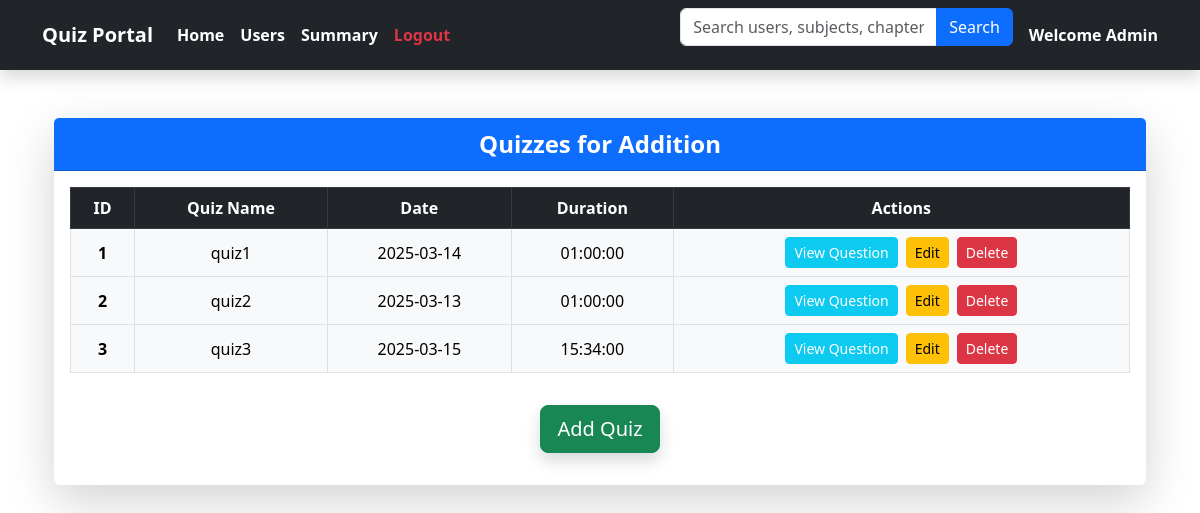
Screenshot of /chapter/1/quizzes with the database file from the repository.
### backend/models.py (models this page shows)
class Chapter(db.Model):
    __tablename__ = 'chapter'
    id = db.Column(db.Integer, primary_key=True)
    name = db.Column(db.String, nullable=False)
    description = db.Column(db.String, nullable=False)
    subject_id = db.Column(db.Integer, db.ForeignKey('subjects.id', ondelete='CASCADE'), nullable=False)
    quizzes = db.relationship('Quiz', backref='chapter',lazy=True, cascade='all, delete-orphan')

class Quiz(db.Model):
    __tablename__ = 'quiz'
    id = db.Column(db.Integer, primary_key=True)
    chapter_id = db.Column(db.Integer, db.ForeignKey('chapter.id', ondelete='CASCADE'), nullable=False)
    quiz_name = db.Column(db.String, nullable=False)
    date_of_quiz = db.Column(db.DateTime, nullable=False)
    time_duration = db.Column(db.Time, nullable=False)
    questions = db.relationship('Question', backref='quiz',lazy=True, cascade='all, delete-orphan')
    scores = db.relationship('Score', backref='quiz',lazy=True, cascade='all, delete-orphan')

### app.py (the view)
@app.route('/chapter/<int:chapter_id>/quizzes')
def view_quizzes(chapter_id):
    chapter = Chapter.query.get_or_404(chapter_id)
    quizzes = Quiz.query.filter_by(chapter_id=chapter_id).all()
    return render_template('view_quizzes.html', chapter=chapter, quizzes=quizzes)

### templates/view_quizzes.html (shortened to what this page needs)
{% extends "navbar.html" %}
{% block content %}
    <div class="container mt-5">
        <div class="card shadow-lg border-0">
            <div class="card-header bg-primary text-white text-center fs-4 fw-bold">
                Quizzes for {{ chapter.name }}
            </div>
            <div class="card-body">
                <div class="table-responsive">
                    <table class="table table-hover table-bordered text-center">
                        <thead class="table-dark">
                            <tr>
                                <th>ID</th>
                                <th>Quiz Name</th>
                                <th>Date</th>
                                <th>Duration</th>
                                <th>Actions</th>
                            </tr>
                        </thead>
                        <tbody class="align-middle">
                            {% for quiz in quizzes %}
                            <tr class="table-light">
                                <td class="fw-bold">{{ quiz.id }}</td>
                                <td>{{ quiz.quiz_name }}</td>
                                <td>{{ quiz.date_of_quiz.strftime('%Y-%m-%d') }}</td>
                                <td>{{ quiz.time_duration }}</td>
                                <td>
                                    <div class="d-flex justify-content-center gap-2">
                                        <a href="{{ url_for('view_questions', chapter_id=chapter.id, quiz_id=quiz.id) }}" class="btn btn-info btn-sm text-white">View Question</a>
                                        <a href="{{ url_for('edit_quiz', chapter_id=chapter.id, quiz_id=quiz.id) }}" class="btn btn-warning btn-sm">Edit</a>
                                        <form action="{{ url_for('delete_quiz', chapter_id=chapter.id, quiz_id=quiz.id) }}" method="POST">
                                            <button type="submit" class="btn btn-danger btn-sm">Delete</button>
                                        </form>
                                    </div>
                                </td>
                            </tr>
                            {% endfor %}
                        </tbody>
                    </table>
                </div>
                <div class="text-center my-3">
                    <form action="{{ url_for('add_quiz', chapter_id=chapter.id) }}" method="get">
                        <button type="submit" class="btn btn-success btn-lg shadow">Add Quiz</button>
                    </form>
                </div>
            </div>
        </div>
    </div>
</body>
</html>
{% endblock %}

### rows the page displays
Chapter: name "Addition"
Quiz: id "1", quiz_name "quiz1", date_of_quiz "2025-03-14", time_duration "01:00:00"
Quiz: id "2", quiz_name "quiz2", date_of_quiz "2025-03-13", time_duration "01:00:00"
Quiz: id "3", quiz_name "quiz3", date_of_quiz "2025-03-15", time_duration "15:34:00"
